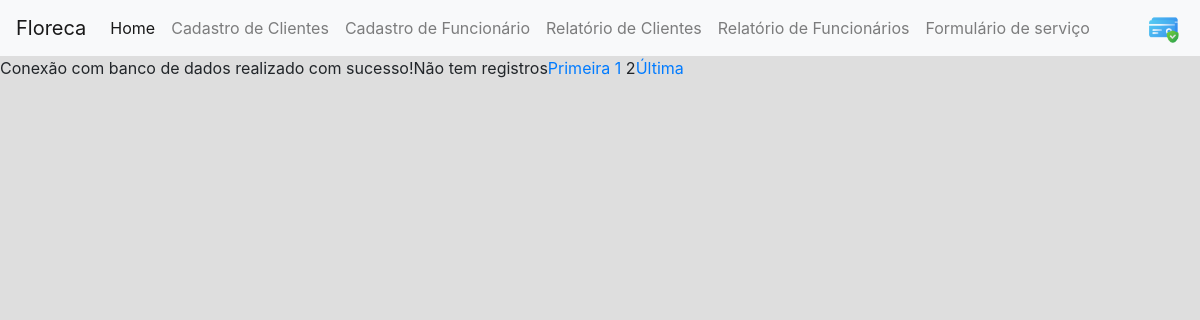
Before: /pages/relatorio-client.php?page=2 with the older database file.
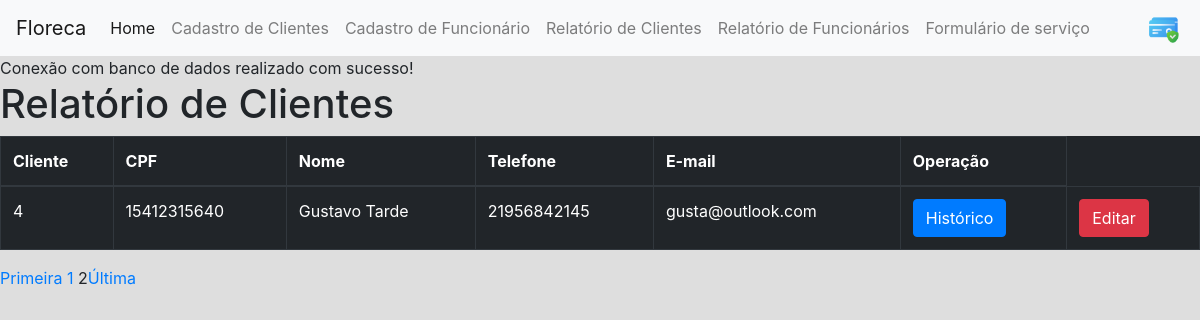
After: the same page with the newer database file.
### tables this page shows
CREATE TABLE `cliente` (
  `idcliente` int(15) NOT NULL,
  `nome` varchar(60) NOT NULL,
  `telefone` varchar(15) NOT NULL,
  `cpf` char(14) NOT NULL,
  `rg` varchar(15) NOT NULL,
  `datanascimento` date NOT NULL,
  `cep` char(9) NOT NULL,
  `numerocasa` smallint(6) NOT NULL,
  `email` varchar(255) NOT NULL,
  `status` char(1) NOT NULL
);

### pages/relatorio-client.php (the view, shortened to what this page needs)
<?php
    require_once './head.php';
    require_once './menuadmin.php';
    include_once './conexao.php';
    $pagatual = filter_input(INPUT_GET, "page", FILTER_SANITIZE_NUMBER_INT);
	$pag = (!empty($pagatual)) ? $pagatual : 1;
    $limitereg = 3;
    $inicio = ($limitereg * $pag) - $limitereg;
    $busca= "SELECT idcliente, cpf, nome, telefone, email
              from cliente
              LIMIT $inicio , $limitereg";
    $resultado = $conn->prepare($busca);
    $resultado->execute();
    if (($resultado) AND ($resultado->rowCount() != 0)){
     echo "<h1>Relatório de Clientes</h1>";
?>
    <table class="table table-bordered table-dark">
        <thead>
            <tr>
                <th scope="col">Cliente</th>
                <th scope="col">CPF</th>
                <th scope="col">Nome</th>
                <th scope="col">Telefone</th>
                <th scope="col">E-mail</th>
                <th scope="col">Operação</th>
            </tr>
        </thead>
    <tbody>
    <?php
    while ($linha = $resultado->fetch(PDO::FETCH_ASSOC)) {
    extract($linha);
    ?>
        <tr>
          <td scope="row"><?php echo $idcliente ?></td>
          <td><?php echo $cpf ?></td>
          <td><?php echo $nome ?></td>
          <td><?php echo $telefone ?></td>
          <td><?php echo $email ?></td>
          <td>
            <?php echo "<a href='historico.php?idcliente=$idcliente'>" ; ?>
            <input type="submit" class="btn btn-primary" name="historico" value="Histórico">
          </td>
          <td>
            <?php echo "<a href='editar-client.php?idcliente=$idcliente'>" ; ?>
            <input type="submit" class="btn btn-danger" name="editar" value="Editar">
          </td>
        </tr>
<?php
        }
?>
 </tbody>
</table>
<?php
}else{
    echo "Não tem registros";
}
  $qtregistro = "SELECT COUNT(idcliente) AS registros FROM cliente";
  $resultado = $conn->prepare($qtregistro);
  $resultado->execute();
  $resposta = $resultado->fetch(PDO::FETCH_ASSOC);
  $qnt_pagina = ceil($resposta['registros'] / $limitereg);
   $maximo = 2;
   echo "<a href='relatorio-client.php?page=1'>Primeira</a> ";
 for ($anterior = $pag - $maximo; $anterior <= $pag - 1; $anterior++  ) {
     if ($anterior >= 1) {
         echo "  <a href='relatorio-client.php?page=$anterior'>$anterior</a> ";
     }
 }
 echo "$pag";
 echo "<a href='relatorio-client.php?page=$qnt_pagina'>Última</a> ";
?>

Changed rows visible on the page:
added cliente: idcliente "4", cpf "15412315640", nome "Gustavo Tarde", telefone "21956842145", email "gusta@outlook.com"
Other visible differences:
text no longer shown: "Não tem registros"
text now shown: "Relatório de Clientes Cliente CPF Nome Telefone E-mail Operação"
